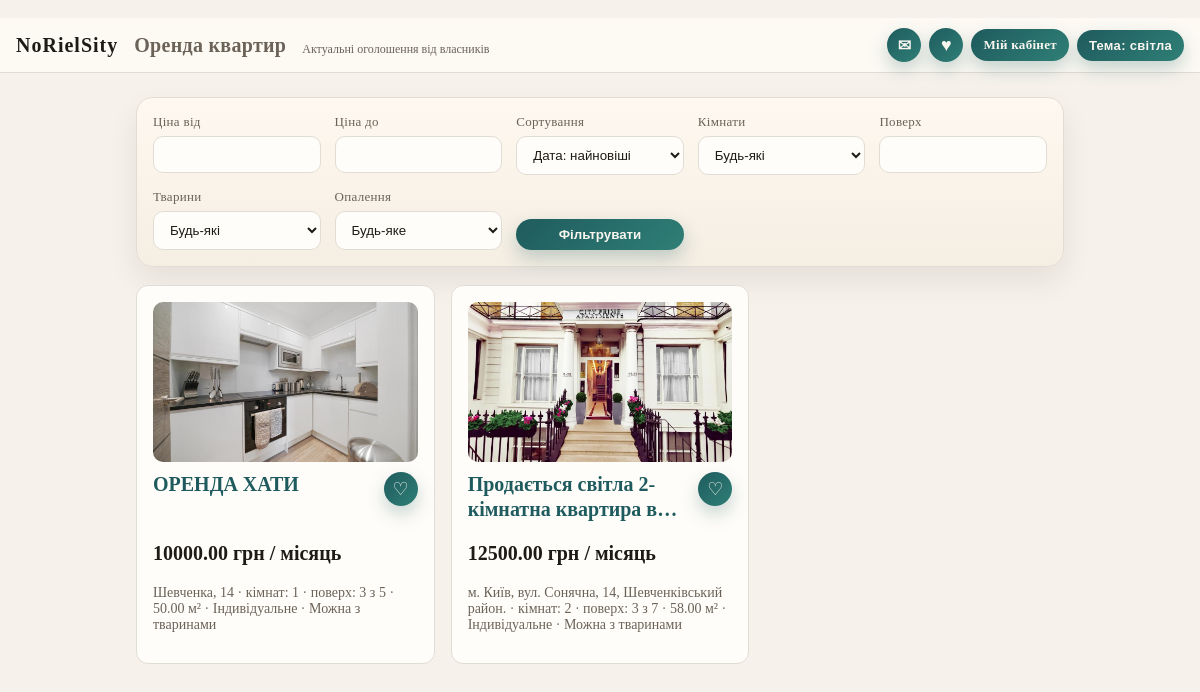
The app's page /, older data.
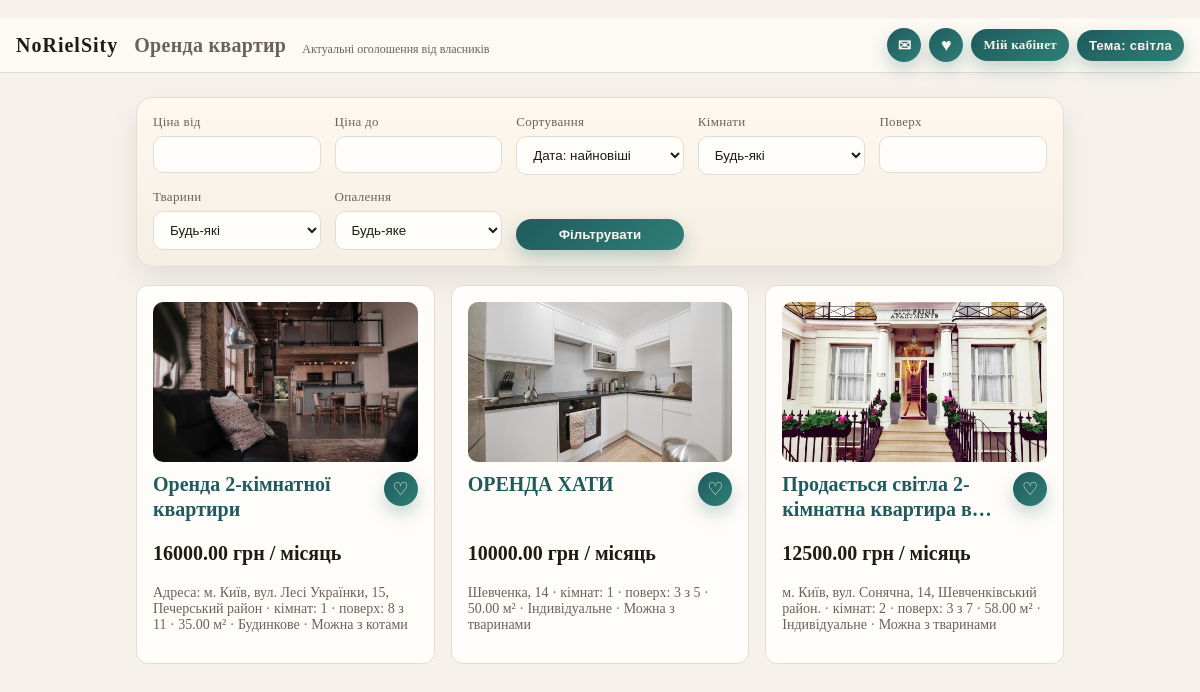
The same page, newer data.
### listings/models.py (models this page shows, shortened)
class Listing(models.Model):
    HEATING_INDIVIDUAL = "individual"
    HEATING_CENTRAL = "central"
    HEATING_BUILDING = "building"
    HEATING_OTHER = "other"
    PETS_ALLOWED = "allowed"
    PETS_CATS = "cats_only"
    PETS_NOT_ALLOWED = "not_allowed"
    PETS_NEGOTIABLE = "negotiable"
    HEATING_CHOICES = [
        (HEATING_INDIVIDUAL, "Індивідуальне"),
        (HEATING_CENTRAL, "Централізоване"),
        (HEATING_BUILDING, "Будинкове"),
        (HEATING_OTHER, "Інше"),
    ]
    PETS_CHOICES = [
        (PETS_ALLOWED, "Можна з тваринами"),
        (PETS_CATS, "Можна з котами"),
        (PETS_NOT_ALLOWED, "Не можна"),
        (PETS_NEGOTIABLE, "По домовленості"),
    ]
    ROOMS_1 = "1"
    ROOMS_2 = "2"
    ROOMS_3 = "3"
    ROOMS_4_PLUS = "4+"
    ROOMS_CHOICES = [
        (ROOMS_1, "1"),
        (ROOMS_2, "2"),
        (ROOMS_3, "3"),
        (ROOMS_4_PLUS, "4+"),
    ]
    STATUS_DRAFT = "draft"
    STATUS_PUBLISHED = "published"
    STATUS_ARCHIVED = "archived"
    STATUS_BLOCKED = "blocked"
    STATUS_CHOICES = [
        (STATUS_DRAFT, "Чернетка"),
        (STATUS_PUBLISHED, "Опубліковано"),
        (STATUS_ARCHIVED, "Архів"),
        (STATUS_BLOCKED, "Заблоковано"),
    ]
    owner = models.ForeignKey(
        settings.AUTH_USER_MODEL,
        on_delete=models.CASCADE,
        related_name="listings",
        null=True,
        blank=True,
    )
    title = models.CharField(max_length=120)
    address = models.CharField(max_length=255)
    price_per_month = models.DecimalField(max_digits=10, decimal_places=2)
    floor = models.PositiveSmallIntegerField(null=True, blank=True)
    total_floors = models.PositiveSmallIntegerField(null=True, blank=True)
    heating = models.CharField(max_length=20, choices=HEATING_CHOICES, blank=True)
    pets = models.CharField(max_length=20, choices=PETS_CHOICES, blank=True)
    rooms = models.CharField(max_length=2, choices=ROOMS_CHOICES)
    area_sqm = models.DecimalField(max_digits=7, decimal_places=2, null=True, blank=True)
    description = models.TextField(blank=True)
    photo = models.ImageField(upload_to="listing_photos/", blank=True)
    contact_name = models.CharField(max_length=120)
    contact_phone = models.CharField(max_length=50, blank=True)
    contact_email = models.EmailField(blank=True)
    status = models.CharField(
        max_length=20, choices=STATUS_CHOICES, default=STATUS_PUBLISHED
    )
    views_count = models.PositiveIntegerField(default=0)
    is_active = models.BooleanField(default=True)
    created_at = models.DateTimeField(auto_now_add=True)
    updated_at = models.DateTimeField(auto_now=True)
    class Meta:
        ordering = ["-created_at"]

### listings/views.py (the view)
# urls.py: path("", views.listing_list, name="listing_list"),
def listing_list(request):
    listings = Listing.objects.filter(
        is_active=True, status=Listing.STATUS_PUBLISHED
    )
    min_price = request.GET.get("min_price")
    max_price = request.GET.get("max_price")
    sort = request.GET.get("sort")
    rooms = request.GET.get("rooms")
    floor = request.GET.get("floor")
    pets = request.GET.get("pets")
    heating = request.GET.get("heating")
    if min_price:
        listings = listings.filter(price_per_month__gte=min_price)
    if max_price:
        listings = listings.filter(price_per_month__lte=max_price)
    if rooms:
        listings = listings.filter(rooms=rooms)
    if floor:
        listings = listings.filter(floor=floor)
    if pets:
        listings = listings.filter(pets=pets)
    if heating:
        listings = listings.filter(heating=heating)
    sort_mapping = {
        "price_desc": "-price_per_month",
        "price_asc": "price_per_month",
        "date_new": "-created_at",
        "date_old": "created_at",
    }
    listings = listings.order_by(sort_mapping.get(sort, "-created_at"))
    rooms_labels = dict(Listing.ROOMS_CHOICES)
    pets_labels = dict(Listing.PETS_CHOICES)
    heating_labels = dict(Listing.HEATING_CHOICES)
    params = {
        "min_price": min_price or "",
        "max_price": max_price or "",
        "sort": sort or "",
        "rooms": rooms or "",
        "floor": floor or "",
        "pets": pets or "",
        "heating": heating or "",
    }
    def build_qs(exclude_key: str) -> str:
        filtered = {k: v for k, v in params.items() if v and k != exclude_key}
        return urlencode(filtered)
    favorite_ids = set()
    if request.user.is_authenticated:
        favorite_ids = set(
            Favorite.objects.filter(user=request.user).values_list("listing_id", flat=True)
        )
    context = {
        "listings": listings,
        "filters": params,
        "rooms_choices": Listing.ROOMS_CHOICES,
        "pets_choices": Listing.PETS_CHOICES,
        "heating_choices": Listing.HEATING_CHOICES,
        "rooms_label": rooms_labels.get(rooms, ""),
        "pets_label": pets_labels.get(pets, ""),
        "heating_label": heating_labels.get(heating, ""),
        "qs_without_min_price": build_qs("min_price"),
        "qs_without_max_price": build_qs("max_price"),
        "qs_without_sort": build_qs("sort"),
        "qs_without_rooms": build_qs("rooms"),
        "qs_without_floor": build_qs("floor"),
        "qs_without_pets": build_qs("pets"),
        "qs_without_heating": build_qs("heating"),
        "favorite_ids": favorite_ids,
    }
    return render(request, "listings/listing_list.html", context)

### listings/context_processors.py (called while the page is built, shortened)
def favorites_count(request):
    return {
        "favorites_count": 0,
        "unread_messages_count": 0,
        "latest_received_message_id": 0,
    }

### listings/templates/listings/listing_list.html (shortened to what this page needs)
﻿{% extends "listings/base.html" %}
{% block content %}
  <form method="get" class="filters" style="margin-bottom: 18px;">
    <div>
      <label for="min_price">Ціна від</label>
      <input id="min_price" name="min_price" type="number" value="{{ filters.min_price }}" />
    </div>
    <div>
      <label for="max_price">Ціна до</label>
      <input id="max_price" name="max_price" type="number" value="{{ filters.max_price }}" />
    </div>
    <div>
      <label for="sort">Сортування</label>
      <select id="sort" name="sort">
        <option value="">Дата: найновіші</option>
      </select>
    </div>
    <div>
      <label for="rooms">Кімнати</label>
      <select id="rooms" name="rooms">
        <option value="">Будь-які</option>
      </select>
    </div>
    <div>
      <label for="floor">Поверх</label>
      <input id="floor" name="floor" type="number" value="{{ filters.floor }}" />
    </div>
    <div>
      <label for="pets">Тварини</label>
      <select id="pets" name="pets">
        <option value="">Будь-які</option>
      </select>
    </div>
    <div>
      <label for="heating">Опалення</label>
      <select id="heating" name="heating">
        <option value="">Будь-яке</option>
      </select>
    </div>
    <div class="actions">
      <button class="btn" type="submit">Фільтрувати</button>
    </div>
  </form>
  {% if listings %}
    <div class="grid" style="margin-top: 12px;">
      {% for listing in listings %}
        <article class="card">
          {% if listing.photo %}
            <img
              src="{{ listing.photo.url }}"
              alt="{{ listing.title }}"
              style="width: 100%; height: 160px; object-fit: cover; border-radius: 10px; margin-bottom: 10px;"
            />
          {% elif listing.images.first %}
            <img
              src="{{ listing.images.first.image.url }}"
              alt="{{ listing.title }}"
              style="width: 100%; height: 160px; object-fit: cover; border-radius: 10px; margin-bottom: 10px;"
            />
          {% endif %}
          <div class="card-title">
            <h2 style="margin: 0;">
              <a href="{% url 'listings:listing_detail' listing.pk %}">
                {{ listing.title|truncatechars:50 }}
              </a>
            </h2>
            {% if request.user.is_authenticated %}
              <form method="post" action="{% url 'listings:favorite_toggle' listing.pk %}">
                {% csrf_token %}
                <input type="hidden" name="next" value="{{ request.get_full_path }}" />
                <button type="submit" class="fav-btn-small" aria-label="Обране">
                  {% if listing.pk in favorite_ids %}♥{% else %}♡{% endif %}
                </button>
              </form>
            {% else %}
              <a class="fav-btn-small" href="{% url 'login' %}?next={{ request.get_full_path }}" aria-label="Обране">♡</a>
            {% endif %}
          </div>
          <p class="price">{{ listing.price_per_month }} грн / місяць</p>
          <p class="meta">
            {{ listing.address }} · кімнат: {{ listing.get_rooms_display }}
            {% if listing.floor %}
              · поверх: {{ listing.floor }}{% if listing.total_floors %} з {{ listing.total_floors }}{% endif %}
            {% endif %}
            {% if listing.area_sqm %}· {{ listing.area_sqm }} м²{% endif %}
            {% if listing.heating %}· {{ listing.get_heating_display }}{% endif %}
            {% if listing.pets %}· {{ listing.get_pets_display }}{% endif %}
          </p>
        </article>
      {% endfor %}
    </div>
  {% else %}
    <p>Поки немає активних оголошень.</p>
  {% endif %}
{% endblock %}

### listings/templates/listings/base.html (shortened to what this page needs)
﻿<!DOCTYPE html>
<html lang="uk">
  <head>
  </head>
  <body>
    <header>
      <div class="header-top">
        <div class="header-row">
          <div class="brand">NoRielSity</div>
          <h1>Оренда квартир</h1>
          <span class="header-sub">Актуальні оголошення від власників</span>
        </div>
        <span class="header-actions">
          <a class="msg-btn" href="{% url 'listings:messages_list' %}" aria-label="Повідомлення">
            ✉
          </a>
          <a class="fav-btn" href="{% url 'listings:favorites_list' %}" aria-label="Обране">
            ♥
          </a>
          <a class="cabinet-btn" href="{% url 'listings:dashboard_list' %}">
            Мій кабінет
          </a>
          <button class="theme-toggle" id="theme-toggle" type="button">Тема: світла</button>
        </span>
      </div>
    </header>
    <main>
      {% block content %}{% endblock %}
    </main>
  </body>
</html>

### listings/templates/listings/base.html (style rules this page uses)
:root { color-scheme: light; --bg: #f6f2eb; --ink: #1e1b16; --accent: #1f5b5e; --muted: #6b6258; --card: #fffdf9; --border: #e2ddd4; --surface: #fdfaf4; }
html, body { margin: 0 !important; padding: 0 !important; font-family: "Georgia", "Times New Roman", serif; background: var(--bg); color: var(--ink); }
*, *::before, *::after { box-sizing: border-box; }
html { background: var(--bg); }
header { position: sticky; top: 0; z-index: 1000; padding: 10px 16px 10px; border-bottom: 1px solid var(--border); background: var(--surface); margin: 0 !important; }
.header-row { display: flex; align-items: center; gap: 16px; flex-wrap: wrap; }
.header-top { display: flex; align-items: center; justify-content: space-between; gap: 16px; flex-wrap: wrap; }
.brand { font-size: 20px; letter-spacing: 1px; color: var(--ink); font-weight: 700; }
header h1 { margin: 0; font-size: 20px; letter-spacing: 0.3px; color: var(--muted); }
.header-sub { font-size: 12px; color: var(--muted); margin-top: 8px; }
main { max-width: 960px; margin: 0 auto 48px; padding: 24px 16px 0; }
.card { background: var(--card); border: 1px solid var(--border); border-radius: 12px; padding: 16px; margin-bottom: 16px; }
a { color: var(--accent); text-decoration: none; }
.price { font-size: 20px; font-weight: 700; }
.meta { color: var(--muted); font-size: 14px; }
.grid { display: grid; gap: 16px; }
.cabinet-btn, .theme-toggle { display: inline-block; padding: 8px 12px; border-radius: 999px; border: none; background: linear-gradient(135deg, #1f5b5e 0%, #2f7f76 100%); color: #f8f5ef; font-weight: 700; letter-spacing: 0.3px; box-shadow: 0 8px 18px rgba(31, 91, 94, 0.25); font-size: 13px; cursor: pointer; }
.header-actions { display: inline-flex; gap: 8px; align-items: center; }
.fav-btn { position: relative; display: inline-flex; align-items: center; justify-content: center; width: 34px; height: 34px; border-radius: 999px; border: none; background: linear-gradient(135deg, #1f5b5e 0%, #2f7f76 100%); color: #f8f5ef; font-size: 18px; font-weight: 700; text-decoration: none; box-shadow: 0 8px 18px rgba(31, 91, 94, 0.25); }
.msg-btn { position: relative; display: inline-flex; align-items: center; justify-content: center; width: 34px; height: 34px; border-radius: 999px; border: none; background: linear-gradient(135deg, #1f5b5e 0%, #2f7f76 100%); color: #f8f5ef; font-size: 16px; font-weight: 700; text-decoration: none; box-shadow: 0 8px 18px rgba(31, 91, 94, 0.25); }
@media (min-width: 900px) { .grid { grid-template-columns: repeat(3, 1fr); } }

### listings/templates/listings/listing_list.html (style rules this page uses)
.filters { display: grid; gap: 14px; grid-template-columns: repeat(auto-fit, minmax(160px, 1fr)); margin: 0; background: linear-gradient(180deg, #fff8f0 0%, #f4eee3 100%); border: 1px solid var(--border); border-radius: 16px; padding: 16px; box-shadow: 0 14px 30px rgba(27, 22, 16, 0.08); }
.filters label { display: block; font-size: 13px; color: #6b6258; letter-spacing: 0.3px; margin-bottom: 6px; }
.filters input, .filters select { width: 100%; padding: 10px 12px; border-radius: 10px; border: 1px solid var(--border); background: var(--card); box-sizing: border-box; color: var(--ink); }
.filters .actions { display: grid; gap: 8px; align-items: end; }
.filters .btn { display: inline-block; padding: 8px 12px; border-radius: 999px; border: none; background: linear-gradient(135deg, #1f5b5e 0%, #2f7f76 100%); color: #f8f5ef; font-weight: 700; text-decoration: none; text-align: center; box-shadow: 0 8px 18px rgba(31, 91, 94, 0.25); }
.card-title { display: flex; justify-content: space-between; align-items: flex-start; gap: 8px; }
.card-title h2 { flex: 1; min-width: 0; font-size: 1.25rem; line-height: 1.25; min-height: 2.5em; margin: 0; }
.card-title h2 a { display: -webkit-box; -webkit-box-orient: vertical; -webkit-line-clamp: 2; line-clamp: 2; overflow: hidden; }
.card-title form, .card-title > a.fav-btn-small { flex-shrink: 0; align-self: flex-start; margin: 0; }
.fav-btn-small { width: 34px; height: 34px; display: inline-flex; align-items: center; justify-content: center; border-radius: 999px; border: none; background: linear-gradient(135deg, #1f5b5e 0%, #2f7f76 100%); color: #f8f5ef; font-size: 18px; text-decoration: none; line-height: 1; cursor: pointer; box-shadow: 0 8px 18px rgba(31, 91, 94, 0.25); }

Row changes from the older to the newer data that the page shows:
added Listing: photo (picture), title "Оренда 2-кімнатної квартири", price_per_month "16000.00", address "Адреса: м. Київ, вул. Лесі Українки, 15, Печерський район", rooms "1", floor "8", total_floors "11", area_sqm "35.00", heating "Будинкове", pets "Можна з котами"
